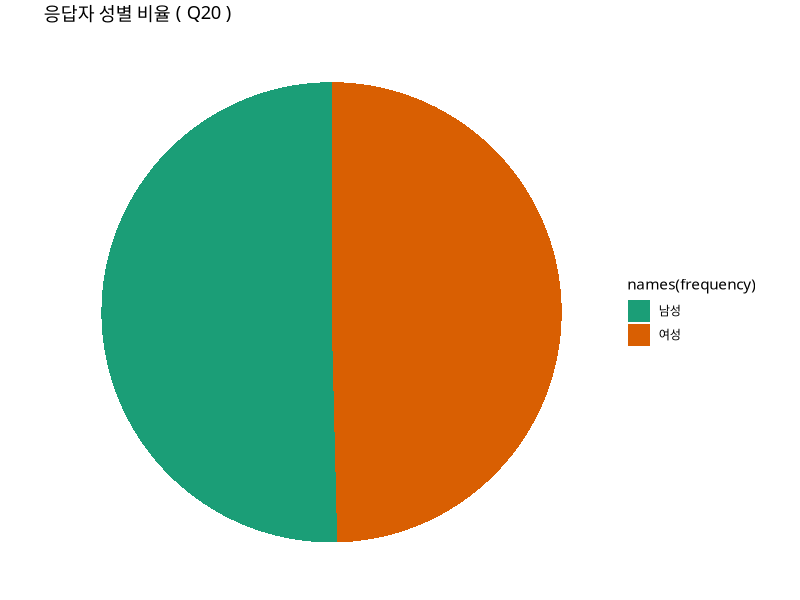
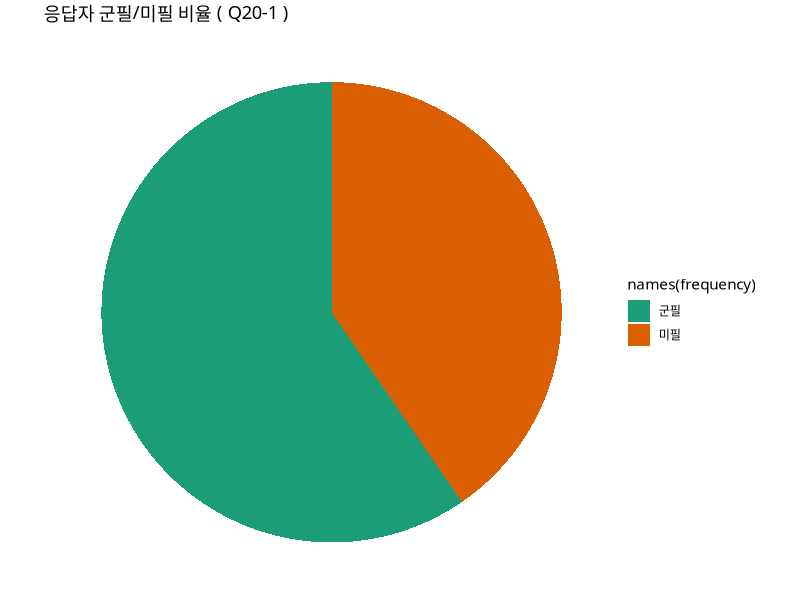
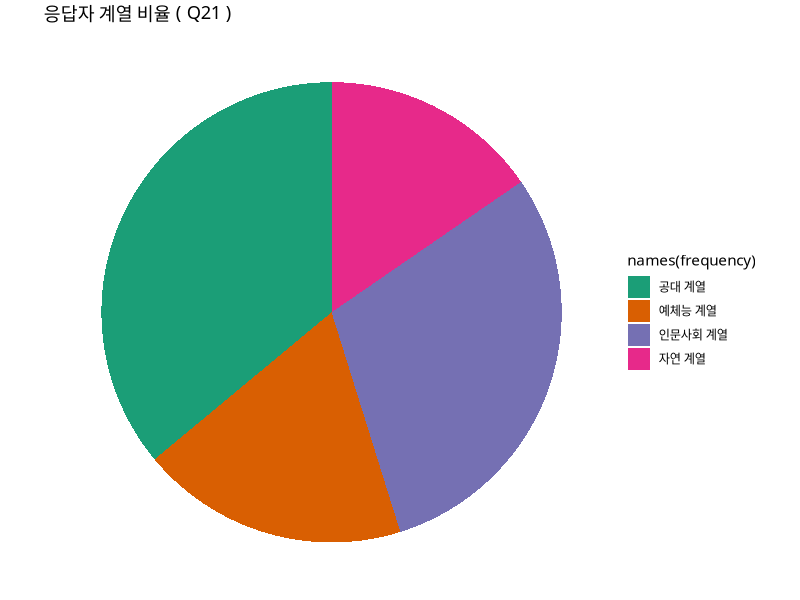
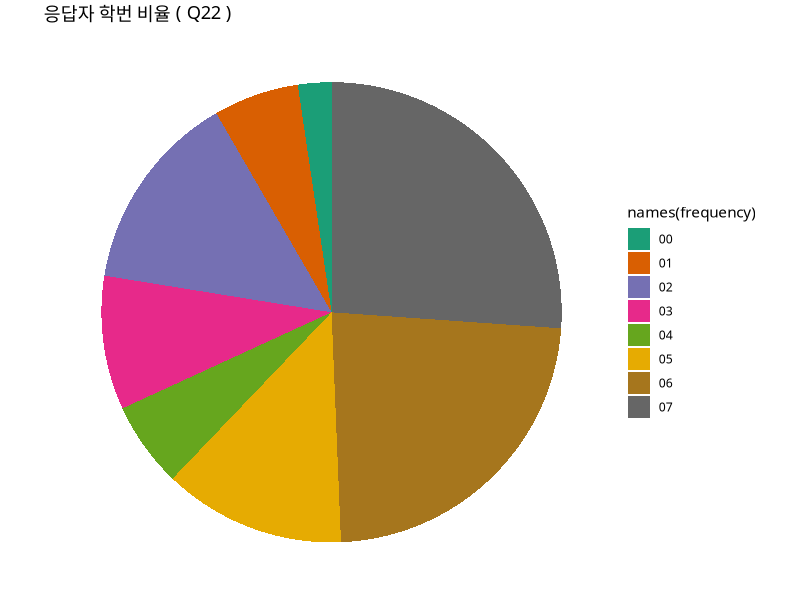
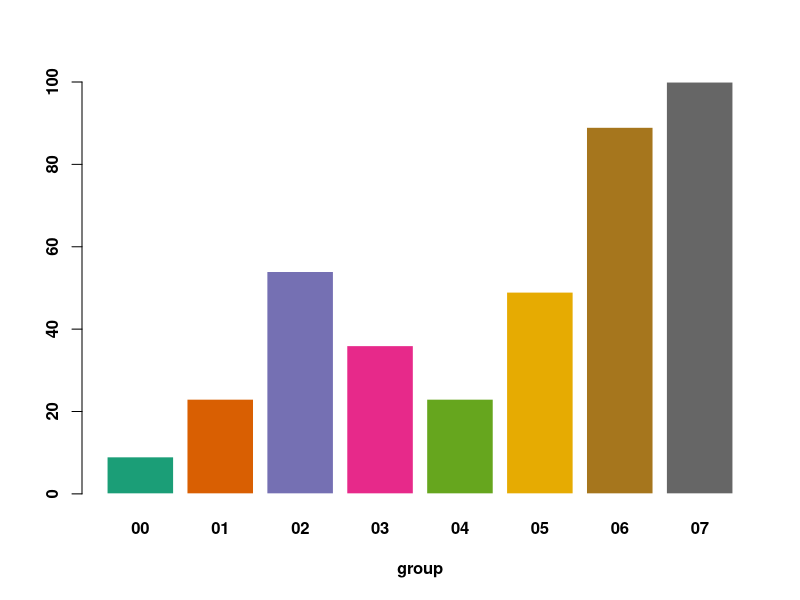
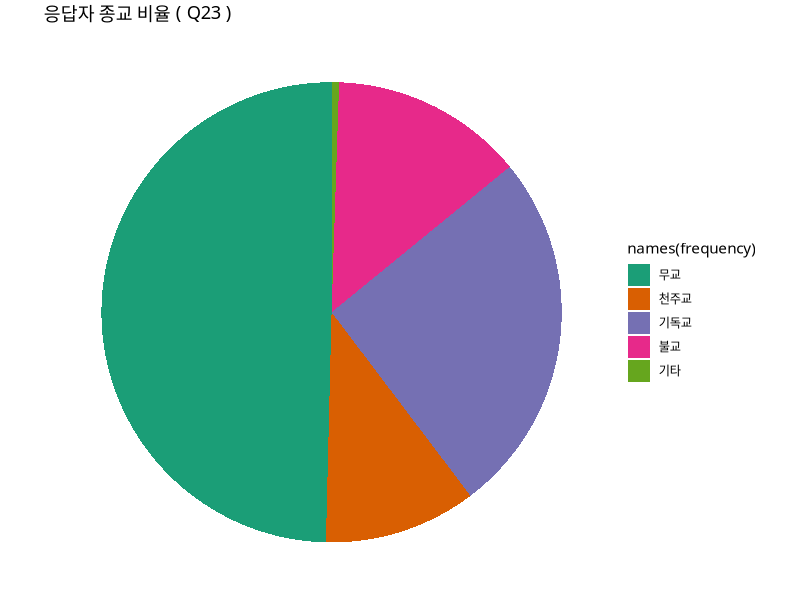
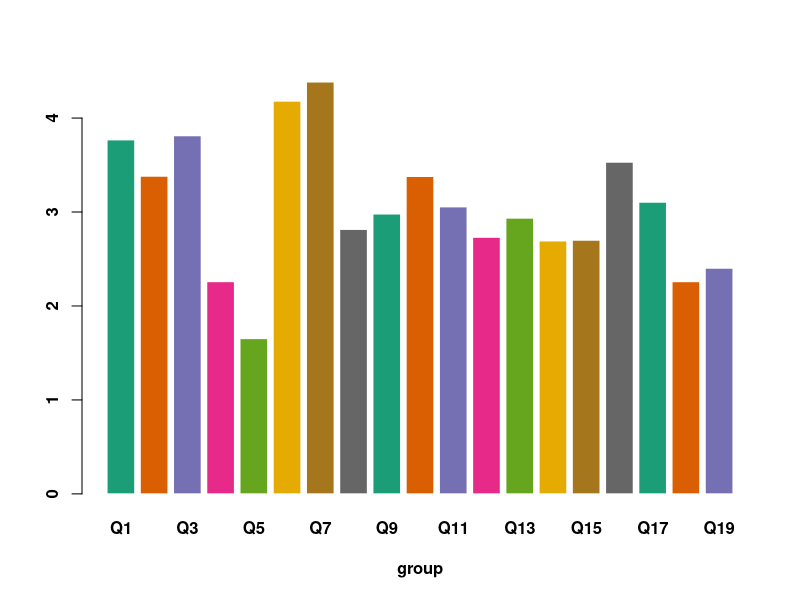
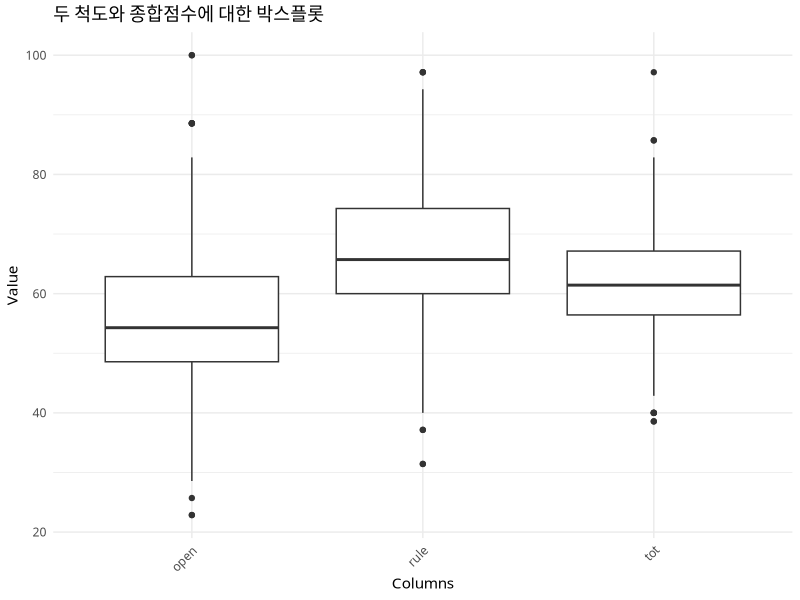

Reproduce these figures in R, in order.
##### 데이터 불러오기 #####
install.packages("readxl")
library(readxl)
setwd('~/Desktop/조사방법론/')
df = read_xlsx('data.xlsx') ; str(df) ; View(df) 
##### 0.결측치 제거 #####
# Data Editing (통계학) == Data Preprocessing
# 제일 먼저 변수별 종류를 봐서 잘못 압력된 값이 있는지 확인 ex) 남녀 => 1,2 군필 => _,1,2
# 응답에 이상이 있으면 Missing 대답 안한 경우로 
# 응답의 이상 : 문항간 상호관계성 이상
# 1) 팩터를 보고 이상치 확인
for (col in c(1:23, '20-1')) {
  col_name = paste("Q", col, sep = "")
  print(levels(as.factor(df[[col_name]])))
}
# Q3, Q6, Q7, Q8, Q10, Q15, Q19 는 팩터의 수준에 "."이 포함되어있음
# . 이라고 입력된 경우는 무응답으로 간주하고 데이터에서 제외
df = subset(df, Q3 != '.' & Q6 != '.' & Q7 != '.' & Q8 != '.' & Q10 != '.' & Q15 != '.' & Q19 != '.')
for (col in c(3,6,7,8,10,15,19)) {
  col_name = paste("Q", col, sep = "")
  print(levels(as.factor(df[[col_name]])))
}
# chr 을 integer 로 변환
for (col in c(3,6,7,8,10,15,19)) {
  col_name = paste("Q", col, sep = "")
  df[[col_name]] = as.numeric(df[[col_name]])
}
str(df)
##### 1. 조사 개인 특성 파악 #####
# 응답자가 모집단을 대표할 수 있는지
# Q20, Q20-1, Q21, Q22, Q23
# Load ggplot2 & 맥에서 한글 깨짐 현상 해결
library(ggplot2)
library(RColorBrewer)
# 맥에서 한글 깨짐 현상 해결해주는 함수
#theme_set(theme_grey(base_family='NanumGothic'))
#par(family='AppleGothic')

# pie 차트 그리는 함수 
# TODO : 그래프 정렬, 차트 영역내 비율 추가 필요 
plot_pie_chart <- function(df, column_name, category_names=NULL, title) {
  # 주어진 열에 해당하는 데이터 가져오기
  column_data <- df[[column_name]]
  
  # 데이터의 빈도수 계산
  frequency <- table(column_data)
  
  pal = brewer.pal(8, "Dark2")
  # 파이 차트 그리기
  pie_chart <- ggplot(data = NULL, aes(x = factor(1), fill = names(frequency), y = as.vector(frequency))) +
    geom_bar(stat = "identity") +
    coord_polar("y", start = 0) +
    labs(title = paste(title,"(", column_name,")"), x = NULL, y = NULL) +
    scale_fill_manual(values = pal, labels = category_names) +  # 범주 이름 및 색상 지정
    theme_void() +
    theme(legend.position = "right") + 
    theme(
      # 한글 글꼴 적용
      text = element_text(family = 'NanumGothic'),  # 모든 텍스트에 적용
      legend.text = element_text(family = 'NanumGothic'),  # 범례 텍스트에 적용
      plot.title = element_text(family = 'NanumGothic')  # 그래프 제목에 적용
    )
  
  # 그래프 출력
  print(pie_chart)
}

plot_bar_chart <- function (df, column_name) {
  data <- df[[column_name]]
  frequency  = table(data)
  pal = brewer.pal(8, "Dark2")
  barplot(frequency, 
          col= pal, 
          border="white", 
          font.axis=2, 
          beside=T, 
          legend=rownames(data), 
          xlab="group", 
          font.lab=2)
}

plot_pie_chart(df, column_name="Q20", category_names=c("남성", "여성"), title="응답자 성별 비율")
plot_pie_chart(df[df$Q20==1,], column_name="Q20-1", category_names=c("군필", "미필"), title="응답자 군필/미필 비율")
plot_pie_chart(df, column_name="Q21", category_names=levels(as.factor(df[["Q21"]])), title="응답자 계열 비율")
plot_pie_chart(df, column_name="Q22", category_names=levels(as.factor(df[["Q22"]])), title="응답자 학번 비율")
plot_bar_chart(df, column_name = "Q22")
plot_pie_chart(df, column_name="Q23", category_names=c("무교","천주교","기독교","불교","기타"), title="응답자 종교 비율")


##### 2. 척도 방향성을 통일시켜야 한다 #####
# 성역할에 대해 긍정 : 성역할 평등 / 부정 : 성역할은 정해짐
# Q6 : 긍정
# Q7 : 긍정
# Q8 : 긍정
# Q9 : 부정
# Q10 : 부정
# Q11 : 긍정
# Q12 : 부정
# 성인지에 대해 긍정 : 개방적 / 부정 : 보수적
# Q13 : 긍정
# Q14 : 긍정
# Q15 : 긍정
# Q16 : 긍정
# Q17 : 긍정
# Q18 : 긍정
# Q19 : 긍정
# Q9, Q10, Q12 는 척도를 구성하는 항목들과 방향성이 다르므로
df$Q9 = 6-df$Q9
df$Q10 = 6-df$Q10
df$Q12 = 6-df$Q12
##### 3. 문항별 평균 비교 #####
# 문항별 평균 비교
means_of_data = function (df, column_names) {
  m = c()
  for (col_name in column_names){
    m = c(m,mean(df[[col_name]]))
  }
  return(m)
}
cols = c()
for (i in 1:19) {
  cols=c(cols,paste("Q",i,sep=''))
}
means = means_of_data(df, cols) ; means
names(means) = cols ; means
pal = brewer.pal(8, "Dark2")
barplot(means, 
        col= pal, 
        border="white", 
        font.axis=2, 
        beside=T, 
        legend=rownames(data), 
        xlab="group", 
        font.lab=2)
##### 4. 척도의 구성 및 종합점수 집계 #####
# 척도의 구성
sum_of_columns = function(df,column_names){
  res = df[[column_names[1]]]
  for (col_name in column_names[2:length(column_names)]) {
    res = res + df[[col_name]]
  }
  return(res)
}
# 성역할에 대한 척도 점수
cols = c()
for (i in 6:12) {
  cols=c(cols,paste("Q",i,sep=''))
}
df$rule = sum_of_columns(df,cols) / (5 * length(cols)) * 100
#성의식에 대한 개방성 척도 점수
cols = c()
for (i in 13:19) {
  cols=c(cols,paste("Q",i,sep=''))
}
df$open = sum_of_columns(df,cols) / (5 * length(cols)) * 100
# 성의식에 대한 종합점수
cols = c()
for (i in 6:19) {
  cols=c(cols,paste("Q",i,sep=''))
}
df$tot = sum_of_columns(df,cols) / (5 * length(cols)) * 100
##### 5. 척도 및 종합점수 기초통계량 및 시각화 #####
summary(df$open) ; summary(df$open) ; summary(df$tot)
library(psych)
describe(df$rule) ; describe(df$open) ; describe(df$tot)
library(tidyr)
# 주어진 열들에 해당하는 데이터 가져오기
selected_data <- df[, c("rule","open","tot"), drop = FALSE]

# 데이터프레임 재구성
df_plot <- gather(selected_data, key = "Variable", value = "Value")

# 박스플롯 그리기
ggplot(df_plot, aes(x = Variable, y = Value)) +
  geom_boxplot() +
  labs(title = "두 척도와 종합점수에 대한 박스플롯", x = "Columns", y = "Value") +
  theme_minimal() +
  theme(axis.text.x = element_text(angle = 45, hjust = 1)) + 
  theme(
    # 한글 글꼴 적용
    text = element_text(family = 'NanumGothic'),  # 모든 텍스트에 적용
    legend.text = element_text(family = 'NanumGothic'),  # 범례 텍스트에 적용
    plot.title = element_text(family = 'NanumGothic')  # 그래프 제목에 적용
  )
##### 6. 크롬파흐 알파로 문항을 선택,재외 (신뢰성) #####
install.packages("psych")
library(psych)
# 성역할에 대한 내적일치도 검사 결과 0.56 < 0.6 이므로
# 서로 같은 개념을 나타내는지에 대한 수치인 내적일치도가 비교적 낮다고 볼 수 있고,
# 성역할을 나타내기에 척도의 신뢰성이 부족하다고 볼 수 있다.
# 대신에 Q12 : 남성과 여성의 흡연에 대한 문항을 제외할 때 0.6까지 오르므로
# Q6~11은 성역할에 대한 척도로 활용될 수 있다.
cols = c()
for (col in 6:12) {
  col_name = paste("Q",col,sep='')
  cols = c(cols,col_name)
}
alpha(df[,cols])
# 성인지의 인식에 대한 내적일치도 검사 결과 0.57 < 0.6 이므로
# 성인지 인식에 대한 개념을 측정하기에 신뢰성이 부족하다고 볼 수 있다.
# 그러나 어떤 변수를 제거하더라도 알파 값이 떨어지므로 
# Q13~19는 성인지 인식에 대한 개념 측정을 위해 채택될 수 있다.
cols = c()
for (col in 13:19) {
  col_name = paste("Q",col,sep='')
  cols = c(cols,col_name)
}
alpha(df[,cols])

##### 7. 기타 세부적인 분석 #####
# 성별 종합점수 평균
t.test(tot~Q20,df)
# 남성
male <- df[df$Q20==1, c("rule","open","tot"), drop = FALSE]
df_plot <- gather(male, key = "Variable", value = "Value")
ggplot(df_plot, aes(x = Variable, y = Value)) +
  geom_boxplot() +
  labs(title = "남성의 두 척도와 종합점수에 대한 박스플롯", x = "Columns", y = "Value") +
  theme_minimal() +
  theme(axis.text.x = element_text(angle = 45, hjust = 1)) + 
  theme(
    # 한글 글꼴 적용
    text = element_text(family = 'NanumGothic'),  # 모든 텍스트에 적용
    legend.text = element_text(family = 'NanumGothic'),  # 범례 텍스트에 적용
    plot.title = element_text(family = 'NanumGothic')  # 그래프 제목에 적용
  )

# 여성
female <- df[df$Q20==1, c("rule","open","tot"), drop = FALSE]
df_plot <- gather(female, key = "Variable", value = "Value")
ggplot(df_plot, aes(x = Variable, y = Value)) +
  geom_boxplot() +
  labs(title = "여성의 두 척도와 종합점수에 대한 박스플롯", x = "Columns", y = "Value") +
  theme_minimal() +
  theme(axis.text.x = element_text(angle = 45, hjust = 1)) + 
  theme(
    # 한글 글꼴 적용
    text = element_text(family = 'NanumGothic'),  # 모든 텍스트에 적용
    legend.text = element_text(family = 'NanumGothic'),  # 범례 텍스트에 적용
    plot.title = element_text(family = 'NanumGothic')  # 그래프 제목에 적용
  )

# 군필/미필 종합점수 평균
t.test(tot~`Q20-1`,df)
# 군필
military_ok <- df[df$`Q20-1`==1, c("rule","open","tot"), drop = FALSE]
df_plot <- gather(military_ok, key = "Variable", value = "Value")
ggplot(df_plot, aes(x = Variable, y = Value)) +
  geom_boxplot() +
  labs(title = "군필의 두 척도와 종합점수에 대한 박스플롯", x = "Columns", y = "Value") +
  theme_minimal() +
  theme(axis.text.x = element_text(angle = 45, hjust = 1)) + 
  theme(
    # 한글 글꼴 적용
    text = element_text(family = 'NanumGothic'),  # 모든 텍스트에 적용
    legend.text = element_text(family = 'NanumGothic'),  # 범례 텍스트에 적용
    plot.title = element_text(family = 'NanumGothic')  # 그래프 제목에 적용
  )

# 미필
military_not_yet <- df[df$`Q20-1`==2, c("rule","open","tot"), drop = FALSE]
df_plot <- gather(military_not_yet, key = "Variable", value = "Value")
ggplot(df_plot, aes(x = Variable, y = Value)) +
  geom_boxplot() +
  labs(title = "미필의 두 척도와 종합점수에 대한 박스플롯", x = "Columns", y = "Value") +
  theme_minimal() +
  theme(axis.text.x = element_text(angle = 45, hjust = 1)) + 
  theme(
    # 한글 글꼴 적용
    text = element_text(family = 'NanumGothic'),  # 모든 텍스트에 적용
    legend.text = element_text(family = 'NanumGothic'),  # 범례 텍스트에 적용
    plot.title = element_text(family = 'NanumGothic')  # 그래프 제목에 적용
  )

##### . 구성체 타당성 확인 (타당성) #####
